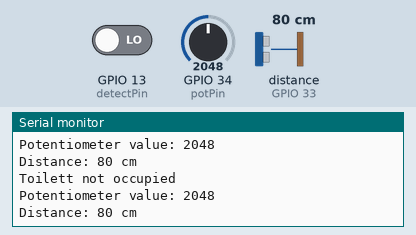
Recording of a sketch running on a simulated ESP32. On the bench: the last lines printed to the serial monitor. Wiring (inferred from the names in the program): ultrasonic range finder: trigger GPIO 32; echo GPIO 33. Inputs (shaded band) come from the test bench; at power-on: distance to the obstacle (sensor on GPIO 33) 80 cm, GPIO 13 (detectPin) LOW, GPIO 34 (potPin) = 2048. The echo pulse lasts 58.3 µs per cm.

Above: at 1.3 s.
1.4 s: distance to the obstacle (sensor on GPIO 33) set to 4 cm
At 1.9 s:
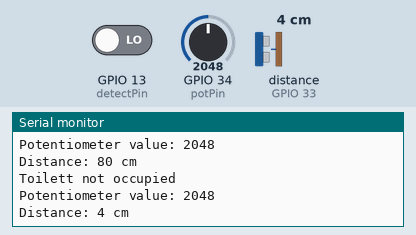
2.9 s: distance to the obstacle (sensor on GPIO 33) set to 2 cm
At 3.4 s:
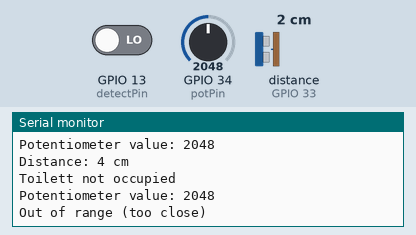

Measured:
- the behaviour switches between 3 and 2 cm on distance to the obstacle (sensor on GPIO 33) (found by bisection; images 1 and 2)
- after the input at 1.4 s, the serial monitor: prints a new line after 0.12 s (image 1)
- after the input at 2.9 s, the serial monitor: prints a new line after 0.12 s (image 2)

The sketch:

test_pot_dist_doppler.ino
```cpp
int detectPin = 13;
bool detect = false;

const int trigPin = 32;     // GPIO 32 = trigger pin
const int echoPin = 33;     // GPIO 33 = echo pin

const int potPin = 34;      // potentiometer is connected to GPIO 34 (Analog ADC1_CH6)
int potValue = 0;           // creating variable for storing the potentiometer value.

void setup() {
  Serial.begin(115200);     // Establishing serial output at 115200 baud.
  pinMode(trigPin, OUTPUT); // Configuring trigger pin to output.
  pinMode(echoPin, INPUT);  // Configuring echo pin to input.

  pinMode (detectPin, INPUT);
}

void loop() {
  // Reading microwave doppler sensor value.
  detect = digitalRead(detectPin); // Detecting movement with doppler effect

  // Reading potentiometer value.
  potValue = analogRead(potPin);

  // Reading distance sensor value
  long duration, distance;
  digitalWrite(trigPin, LOW);
  delayMicroseconds(2);
  digitalWrite(trigPin, HIGH);
  delayMicroseconds(10);
  digitalWrite(trigPin, LOW);

  // Calculating distance
  duration = pulseIn(echoPin, HIGH);
  distance = (duration/2) /29.1;

  // Writing microwave doppler sensor value to serial monitor.
  if(detect == true) {Serial.println("Toilett occupied");} // Movement detected
  else {Serial.println("Toilett not occupied");} // Movement not detected

  // Writing potentiometer value to serial monitor.
  Serial.print("Potentiometer value: "); Serial.println(potValue);

  // Writing to serial monitor
  if (distance > 400) {Serial.println("Out of range (too far)");}
  else if (distance < 2) {Serial.println("Out of range (too close)");}
  else {Serial.print("Distance: "); Serial.print(distance); Serial.println(" cm");}
  delay(500);
}
```
